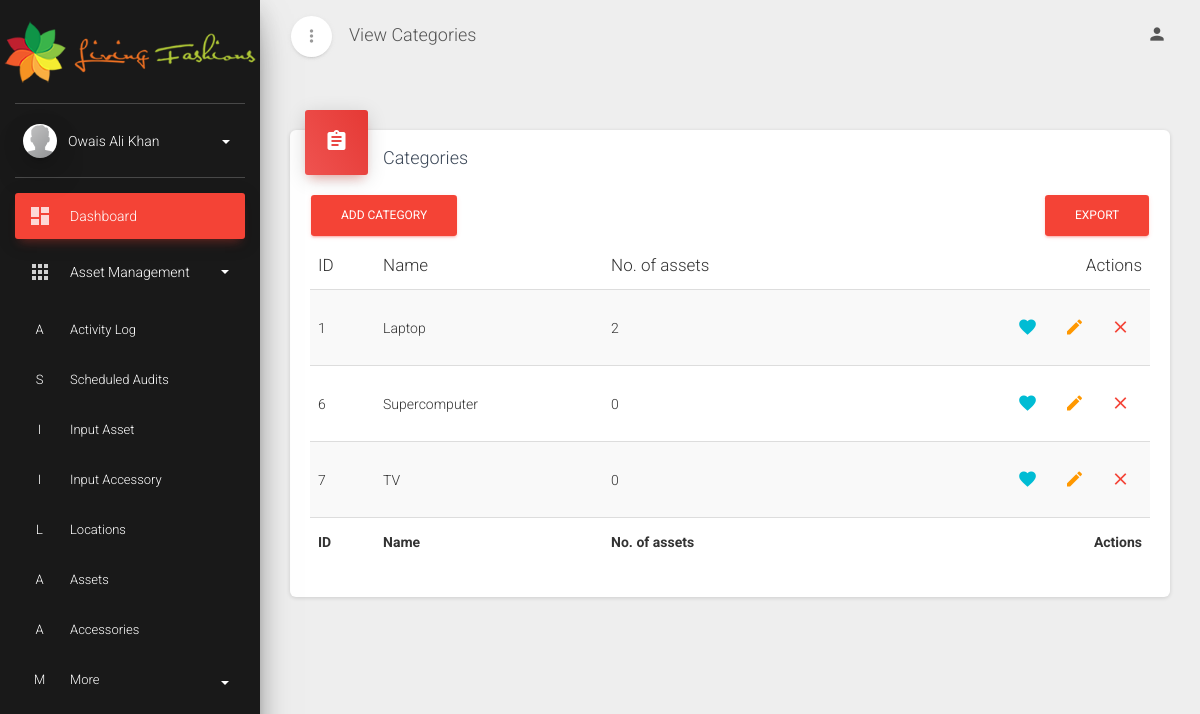
/view_categories/ (signed in), run on an earlier commit of the app's database.
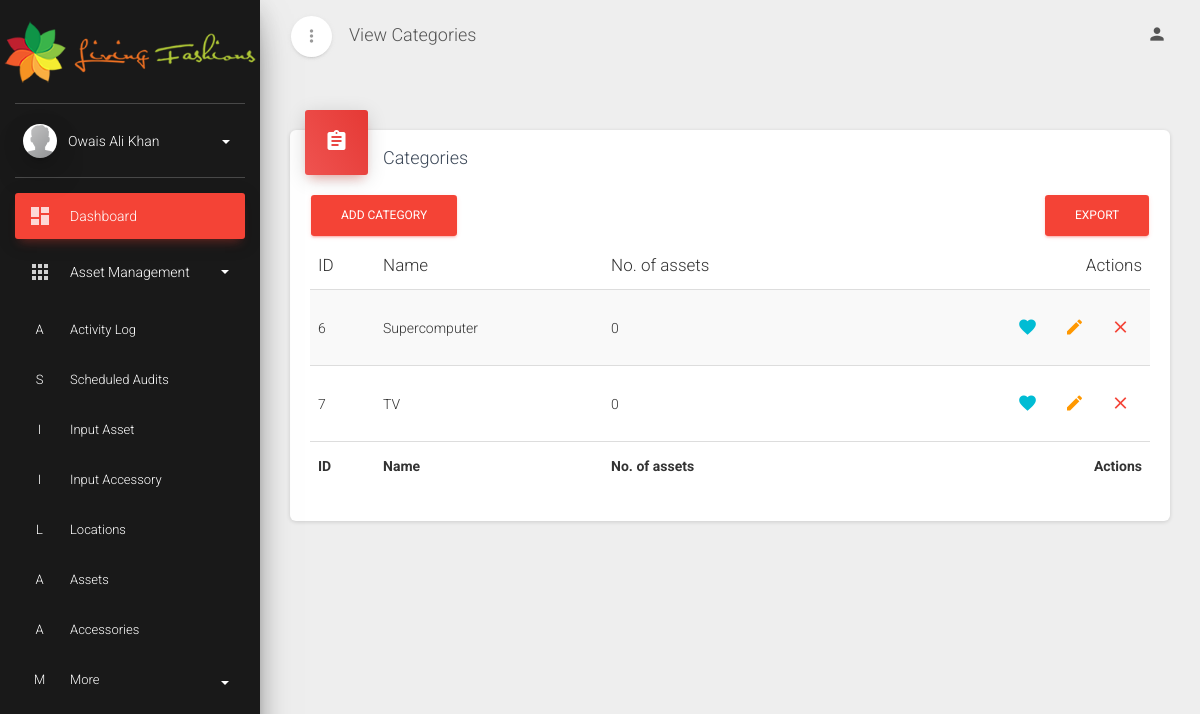
And on a later commit of the database.
### webapp/models.py (models this page shows, shortened)
class Category(models.Model):
    name = models.CharField(max_length=200, help_text="Type of asset", unique=True)

class Asset(models.Model):
    class STATUSES(models.TextChoices):
        checked_in = 'I', 'Checked in'
        checked_out = 'O', 'Checked out'
    category = models.ForeignKey(Category, on_delete=models.SET_NULL, null=True)
    manufacturer = models.ForeignKey(Manufacturer, on_delete=models.SET_NULL, null=True)
    name = models.CharField(max_length=200, help_text='Name of asset')
    price = models.IntegerField(help_text='Price of asset in rupees')
    processor = models.CharField(max_length=200, help_text='Processor specs')
    ram = models.IntegerField(help_text='Total RAM in asset')
    hdd = models.IntegerField(help_text='Total HDD storage in asset', blank=True, null=True)
    ssd = models.IntegerField(help_text='Total SSD storage in asset', blank=True, null=True)
    purchase_date = models.DateField(help_text='Date of asset purchase')
    checkout_status = models.CharField(max_length=1, choices=STATUSES.choices, default=STATUSES.checked_in)
    status = models.ForeignKey(Status, on_delete=models.SET_NULL, null=True)
    department = models.ForeignKey(Department, on_delete=models.SET_NULL, null=True)
    supplier = models.ForeignKey(Supplier, on_delete=models.SET_NULL, null=True)
    assigned_to = models.ForeignKey(Employee, on_delete=models.SET_NULL, null=True)
    location = models.ForeignKey(Location, on_delete=models.SET_NULL, null=True)
    asset_image = models.ImageField(upload_to='images/', blank=True, null=True)
    serial = models.CharField(max_length=200, help_text='Serial number of asset', blank=True)
    invoice = models.IntegerField(help_text='Invoice number of asset', blank=True, null=True)

### webapp/views.py (the view)
# urls.py: path('view_categories/', views.CategoryListView.as_view(), name='view_category-list'),
class CategoryListView(LoginRequiredMixin, ListView):
    model = Category
    fields = '__all__'
    context_object_name = 'categories'
    template_name = 'webapp/view_categories.html'

### webapp/templates/webapp/view_categories.html (shortened to what this page needs)
{% extends 'master.html' %}
{% block title %}View Categories{% endblock title %}
{% block content %}
  <div class="content">
    <div class="container-fluid">
      <div class="row">
        <div class="col-md-12">
          <div class="card">
            <div class="card-header card-header-danger card-header-icon">
              <div class="card-icon">
                <i class="material-icons">assignment</i>
              </div>
              <h4 class="card-title">Categories</h4>
            </div>
            <div class="card-body">
              <div class="row">
                <div class="col-sm-6">
                  <a class="btn btn-danger" href="{% url 'input_category' %}" role="button">Add category</a>
                </div>
                <div class="col-sm-6">
                  <a class="btn btn-danger float-right" href="{% url 'export_categories' %}" role="button">Export</a>
                </div>
              </div>
              <div class="material-datatables">
                <table id="datatables" class="table table-striped table-no-bordered table-hover" cellspacing="0" width="100%" style="width:100%">
                  <thead>
                    <tr>
                      <th>ID</th>
                      <th>Name</th>
                      <th>No. of assets</th>
                      <th class="disabled-sorting text-right">Actions</th>
                    </tr>
                  </thead>
                  <tfoot>
                    <tr>
                      <th>ID</th>
                      <th>Name</th>
                      <th>No. of assets</th>
                      <th class="text-right">Actions</th>
                    </tr>
                  </tfoot>
                  <tbody>
                    {% for category in categories %}
                    <tr>
                        <td>{{ category.id }}</td>
                        <td>{{ category.name }}</td>
                        <td>{{ category.asset_set.all|length }}</td>
                        <td class="text-right">
                            <a href="#" class="btn btn-link btn-info btn-just-icon like"><i class="material-icons">favorite</i></a>
                            <a href="{% url 'view_category-update' category.id %}" class="btn btn-link btn-warning btn-just-icon edit"><i class="material-icons">edit</i></a>
                            <a href="{% url 'view_category-delete' category.id %}" class="btn btn-link btn-danger btn-just-icon remove"><i class="material-icons">close</i></a>
                        </td>
                    </tr>
                    {% endfor %}
                  </tbody>
                </table>
              </div>
            </div>
          </div>
        </div>
      </div>
    </div>
  </div>
{% endblock %}

What changed in the data, as far as the page shows it:
removed Category: id "1", name "Laptop", asset_set.all|length "2"
